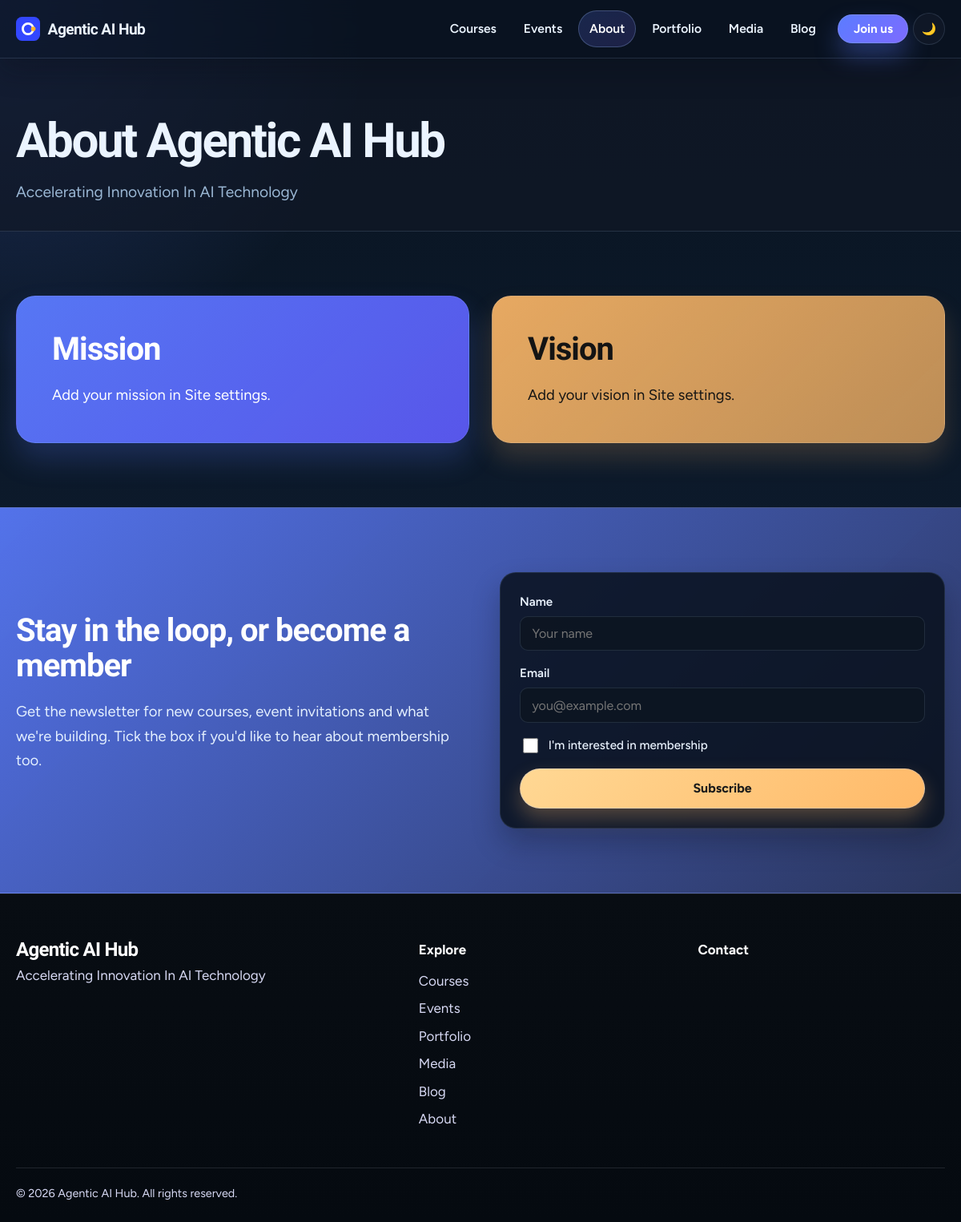
The page /about/ on the database its author committed.
### hub/models.py (models this page shows, shortened)
class SiteSettings(models.Model):
    org_name = models.CharField("Organisation name", max_length=80, default="Agentic AI Hub")
    tagline = models.CharField(max_length=160, default="Learn to build AI that gets things done.")
    hero_headline = models.CharField(max_length=160, default="Build AI agents that do real work.")
    hero_subheadline = models.TextField(
        default="Hands-on courses, community events and open projects for people building agentic AI.")
    hero_banner = models.ImageField("Hero banner image", upload_to="site/", blank=True,
                                    help_text="Optional. Shown beside the headline on the home page. Landscape, at least 1400px wide.")
    story_title = models.CharField(max_length=120, default="Where agents go from demo to daily work")
    story = models.TextField(help_text="Short story of the organisation. Blank lines start a new paragraph.", blank=True)
    mission = models.TextField(blank=True)
    vision = models.TextField(blank=True)
    contact_email = models.EmailField(blank=True)
    phone = models.CharField(max_length=40, blank=True)
    location = models.CharField(max_length=120, blank=True)
    linkedin_url = models.URLField(blank=True)
    x_url = models.URLField("X / Twitter URL", blank=True)
    youtube_url = models.URLField("YouTube URL", blank=True)
    github_url = models.URLField("GitHub URL", blank=True)
    instagram_url = models.URLField("Instagram URL", blank=True)
    class Meta:
        verbose_name = "Site settings"
        verbose_name_plural = "Site settings"
    @classmethod
    def load(cls):
        obj, _ = cls.objects.get_or_create(pk=1)
        return obj
    @property
    def social_links(self):
        pairs = [("LinkedIn", self.linkedin_url), ("X", self.x_url), ("YouTube", self.youtube_url),
                 ("GitHub", self.github_url), ("Instagram", self.instagram_url)]
        return [(n, u) for n, u in pairs if u]

### hub/views.py (the view)
# urls.py: path("about/", views.about, name="about"),
def about(request):
    return render(request, "hub/about.html", {
        "values": CoreValue.objects.all(),
        "team": TeamMember.objects.all(),
        "sections": AboutSection.objects.all(),
    })

### hub/context_processors.py (called while the page is built)
def site(request):
    return {"site": SiteSettings.load()}

### hub/templates/hub/about.html (shortened to what this page needs)
{% extends "hub/base.html" %}
{% block content %}
<header class="page-head"><div class="wrap"><h1>About {{ site.org_name }}</h1><p class="lede">{{ site.tagline }}</p></div></header>
<section class="section"><div class="wrap two-up">
  <div class="panel panel-blue"><h2>Mission</h2><p>{{ site.mission|default:"Add your mission in Site settings."|linebreaksbr }}</p></div>
  <div class="panel panel-gold"><h2>Vision</h2><p>{{ site.vision|default:"Add your vision in Site settings."|linebreaksbr }}</p></div>
</div></section>
{% endblock %}

### hub/templates/hub/base.html (shortened to what this page needs)
{% load static %}<!doctype html>
<html lang="en">
<head>
  <link rel="stylesheet" href="{% static 'hub/css/style.css' %}?v=20261025-2">
</head>
<body class="theme-dark">
<header class="nav">
  <div class="wrap nav-inner">
    <a class="brand" href="{% url 'hub:home' %}" aria-label="{{ site.org_name }} home">
      <svg viewBox="0 0 32 32" width="30" height="30" aria-hidden="true"><rect width="32" height="32" rx="8" fill="#3347FF"/><circle cx="16" cy="16" r="7" fill="none" stroke="#fff" stroke-width="3"/><circle cx="23" cy="16" r="3" fill="#FFB627"/></svg>
      <span>{{ site.org_name }}</span>
    </a>
    <nav id="menu" class="menu" aria-label="Main">
      {% with p=request.resolver_match.url_name %}
      <a href="{% url 'hub:course_list' %}" {% if p == 'course_list' or p == 'course_detail' %}aria-current="page"{% endif %}>Courses</a>
      <a href="{% url 'hub:event_list' %}" {% if p == 'event_list' or p == 'event_detail' %}aria-current="page"{% endif %}>Events</a>
      <a href="{% url 'hub:about' %}" {% if p == 'about' %}aria-current="page"{% endif %}>About</a>
      <a href="{% url 'hub:portfolio' %}" {% if p == 'portfolio' %}aria-current="page"{% endif %}>Portfolio</a>
      <a href="{% url 'hub:media_list' %}" {% if p == 'media_list' or p == 'media_detail' %}aria-current="page"{% endif %}>Media</a>
      <a href="{% url 'hub:blog_list' %}" {% if p == 'blog_list' or p == 'blog_detail' %}aria-current="page"{% endif %}>Blog</a>
      {% endwith %}
      <a class="btn btn-small" href="{% url 'hub:home' %}#join">Join us</a>
      <button class="theme-toggle" type="button" aria-label="Switch to light mode" aria-pressed="true">
        <span class="theme-toggle__icon" aria-hidden="true">🌙</span>
      </button>
    </nav>
  </div>
</header>
<main id="main">{% block content %}{% endblock %}</main>
{% block join %}{% include "hub/_join.html" %}{% endblock %}
<footer class="footer">
  <div class="wrap footer-grid">
    <div>
      <p class="footer-brand">{{ site.org_name }}</p>
      <p class="footer-tag">{{ site.tagline }}</p>
    </div>
    <nav aria-label="Footer">
      <p class="footer-head">Explore</p>
      <ul>
        <li><a href="{% url 'hub:course_list' %}">Courses</a></li>
        <li><a href="{% url 'hub:event_list' %}">Events</a></li>
        <li><a href="{% url 'hub:portfolio' %}">Portfolio</a></li>
        <li><a href="{% url 'hub:media_list' %}">Media</a></li>
        <li><a href="{% url 'hub:blog_list' %}">Blog</a></li>
        <li><a href="{% url 'hub:about' %}">About</a></li>
      </ul>
    </nav>
    <div>
      <p class="footer-head">Contact</p>
    </div>
  </div>
  <div class="wrap footer-base"><p>&copy; {% now "Y" %} {{ site.org_name }}. All rights reserved.</p></div>
</footer>
</body>
</html>

### rows shown on the page
SiteSettings: org_name "Agentic AI Hub", tagline "Accelerating Innovation In AI Technology", mission "Add your mission in Site settings.", vision "Add your vision in Site settings."
